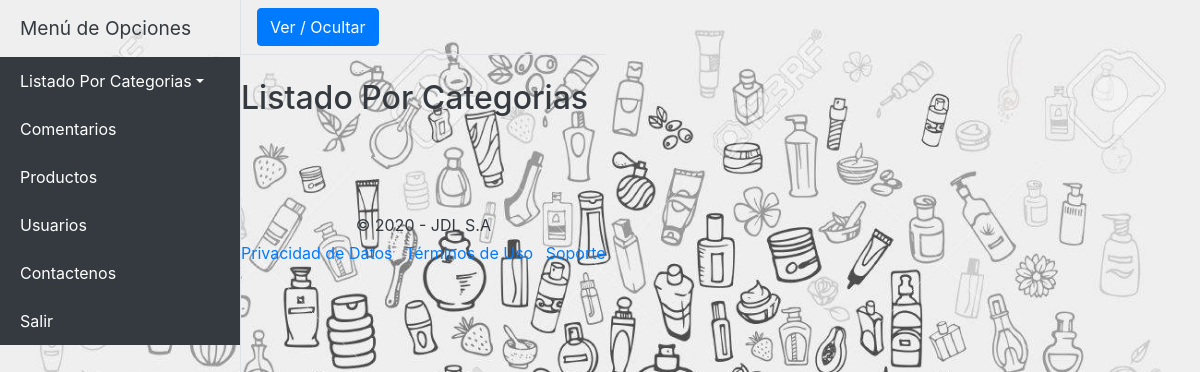
Page /listados/categorias.php on the earlier database version.
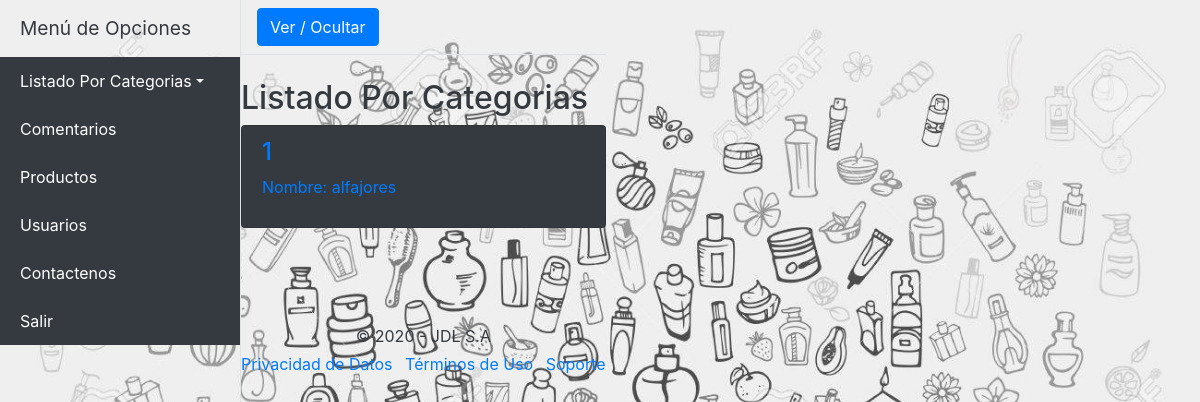
Same page on the later database version.
### tables this page shows
CREATE TABLE `categorias` (
  `id_categoria` int(8) NOT NULL,
  `nombre_categoria` varchar(50) DEFAULT NULL,
  `activo_categoria` int(1) NOT NULL
);

### mlibs/bodycat.php (the view, shortened to what this page needs)
<div class="d-flex" id="wrapper">
  <div class="bg-black border-right" id="sidebar-wrapper">
    <div class="sidebar-heading bg-black text-dark">Menú de Opciones</div>
      <div class="list-group list-group-flush">
        <a href="#pageSubmenu" data-toggle="collapse" aria-expanded="false" class="list-group-item list-group-item-action dropdown-toggle bg-dark text-white">Listado Por Categorias</a>
        <a href="../comentarios/" class="list-group-item list-group-item-action bg-dark text-white">Comentarios</a>
        <a href="../productos/" class="list-group-item list-group-item-action bg-dark text-white">Productos</a>
        <a href="../usuarios/" class="list-group-item list-group-item-action bg-dark text-white">Usuarios</a>
        <a href="../contacto/" class="list-group-item list-group-item-action bg-dark text-white">Contactenos</a>
        <a href="../" class="list-group-item list-group-item-action bg-dark text-white">Salir</a>
      </div>
    </div>
  <div id="page-content-wrapper align-self-center" >
    <nav class="navbar navbar-expand-lg navbar-light bg-black border-bottom">
      <button class="btn btn-primary" id="menu-toggle">Ver / Ocultar</button>
    </nav>
    <div class="mt-4 align-self-center text-left">
      <div class="mt-4 text-dark">
        <h2 class="mt-4">Listado Por Categorias</h2>
      </div>
      <?php
      	$long = count($categorias);
      	for($i=0; $i< $long; $i++){
      ?>
	    <div class="list-group">
        <a 	<?php echo "href=../listados/subcategorias.php?id_categoria=".$categorias[$i]['id_categoria'];?>
			   	class="list-group-item bg-dark">
			  	<h4 class="list-group-item-heading"> <?php echo $categorias[$i]['id_categoria'] ."";?> </h4>
          <p class="list-group-item-text"><?php 	echo "Nombre: " . $categorias[$i]['nombre_categoria'] .""; ?>
          </p>
			  </a>
      </div>
	    <?php  } ?>
    </div>
    <?php
      include "footer.php"
    ?>
  </div>
</div>

Differences in the rows shown:
added categorias: id_categoria "1", nombre_categoria "alfajores"
